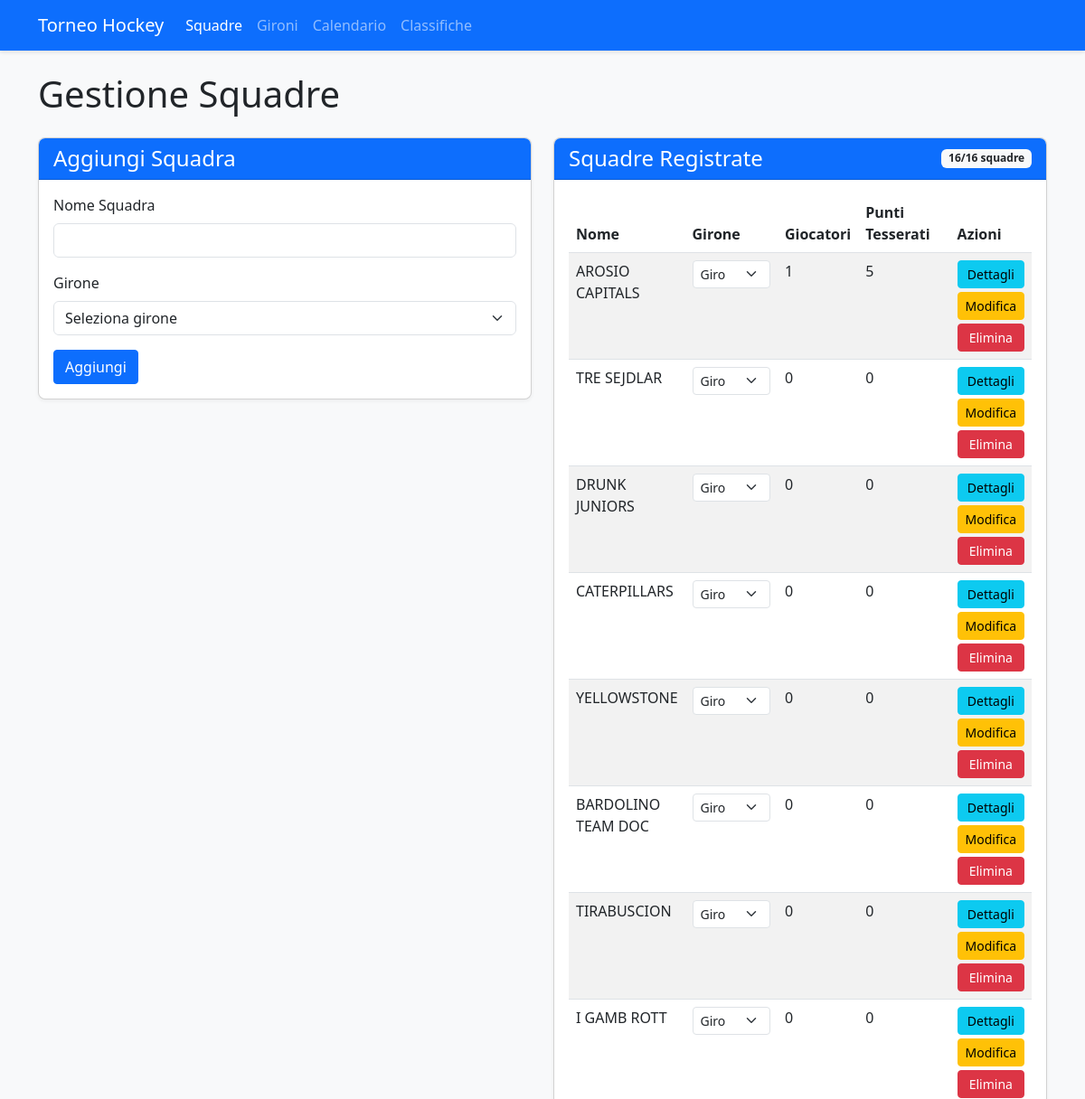
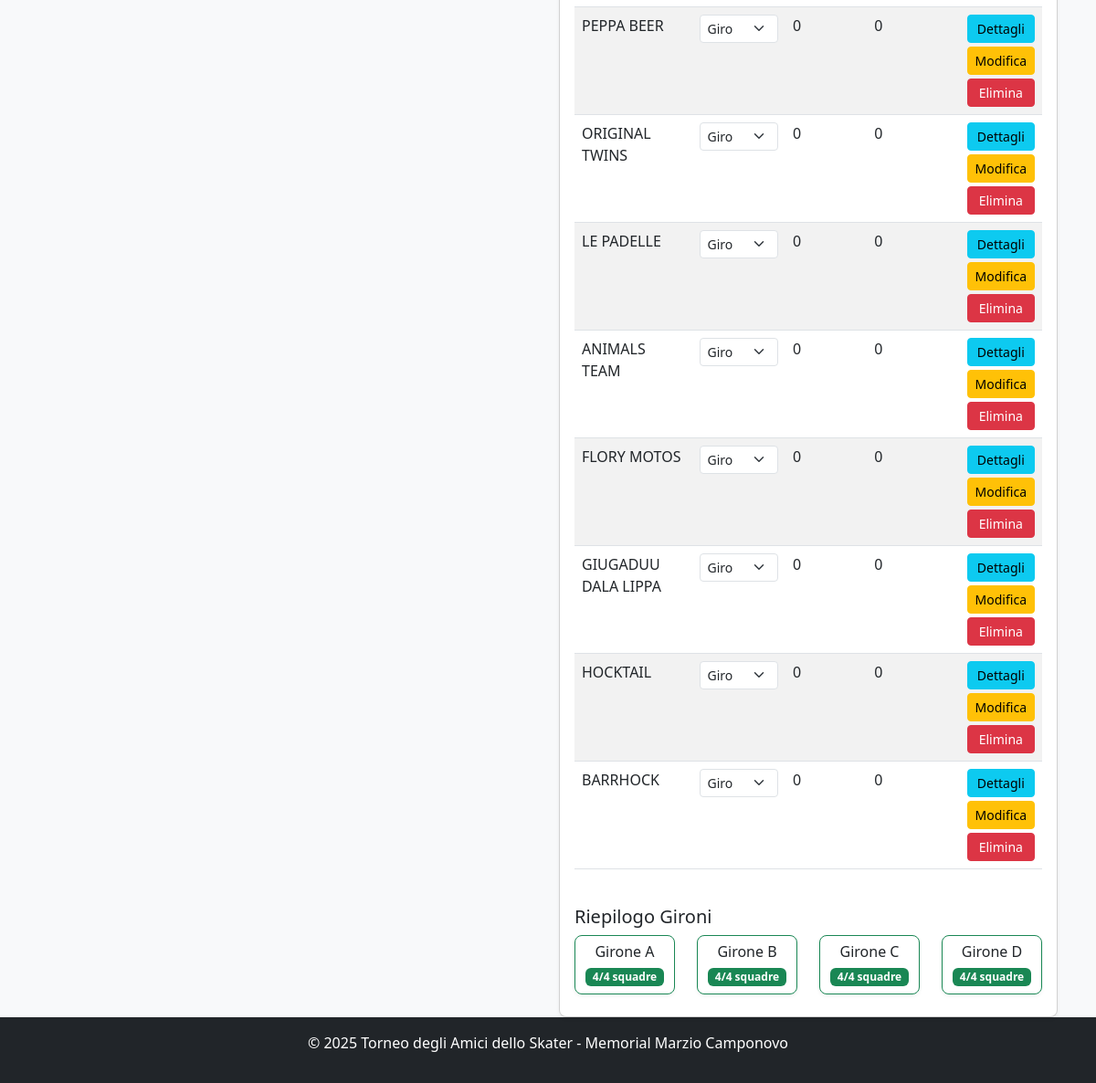
The app's page /teams, older data (2 pictures, top to bottom).
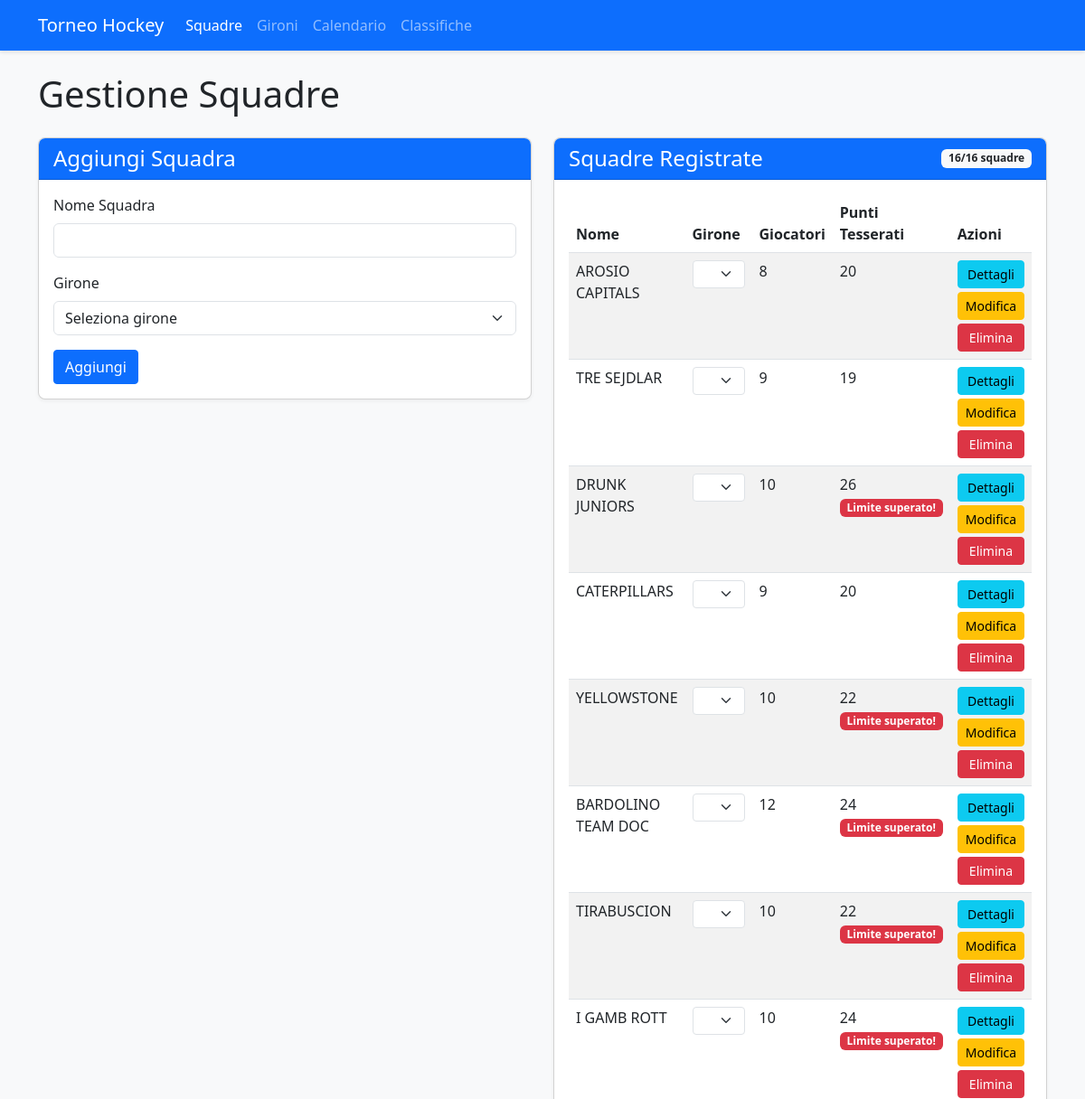
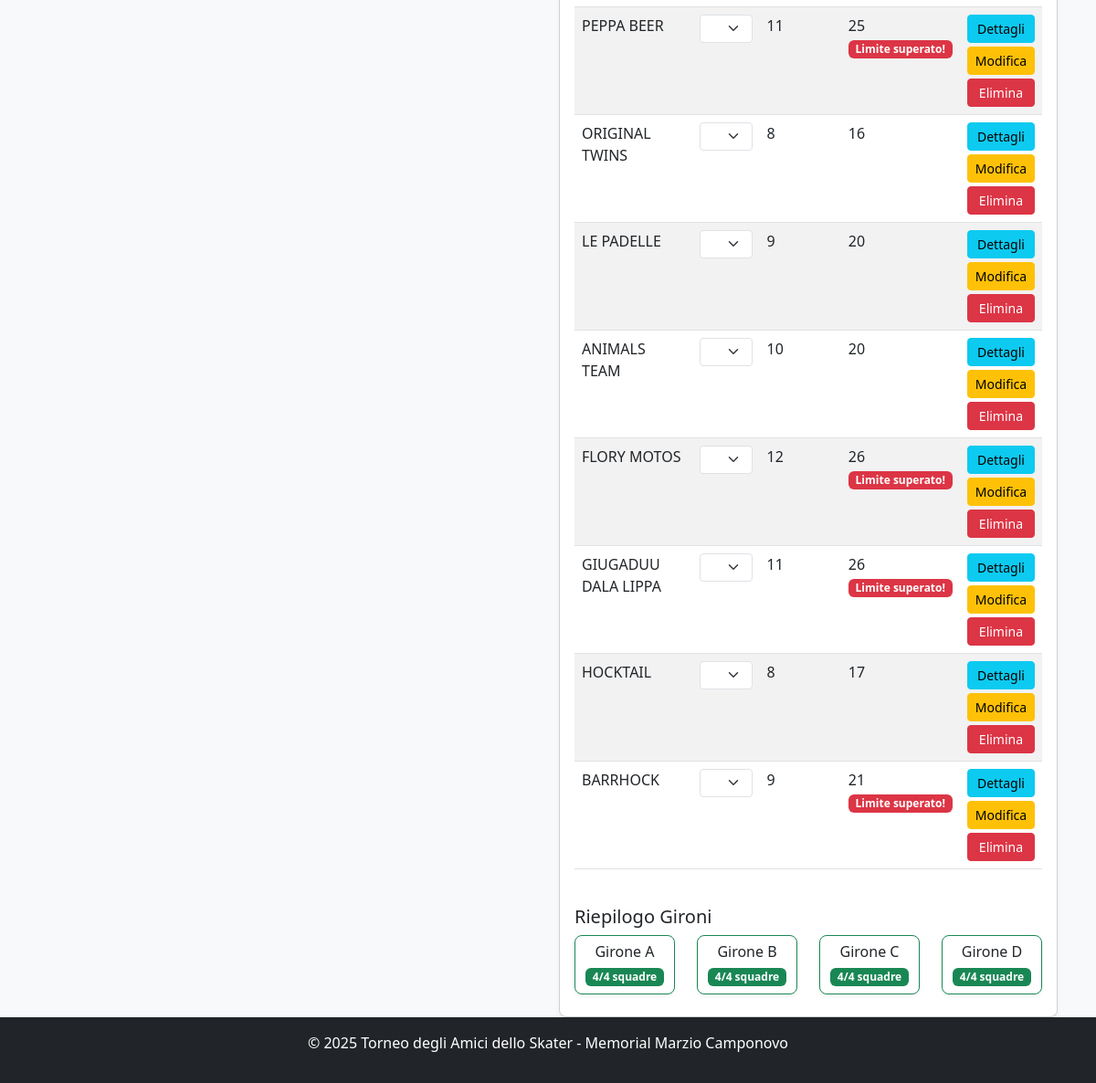
The same page, newer data (2 pictures, top to bottom).
### app.py (models this page shows, shortened)
class Team(db.Model):
    id = db.Column(db.Integer, primary_key=True)
    name = db.Column(db.String(100), nullable=False, unique=True)
    group = db.Column(db.String(1))  # A, B, C, or D
    players = db.relationship('Player', backref='team', lazy=True)
    matches = db.relationship(
        'Match',
        primaryjoin="or_(Team.id == Match.team1_id, Team.id == Match.team2_id)",
        lazy=True,
        overlaps="team1,team2"
    )
    wins = db.Column(db.Integer, default=0)
    losses = db.Column(db.Integer, default=0)
    draws = db.Column(db.Integer, default=0)
    goals_for = db.Column(db.Integer, default=0)
    goals_against = db.Column(db.Integer, default=0)
    points = db.Column(db.Integer, default=0)
    @property
    def player_points_total(self):
        return sum(player.registration_points for player in self.players)

class Player(db.Model):
    id = db.Column(db.Integer, primary_key=True)
    name = db.Column(db.String(100), nullable=False)
    team_id = db.Column(db.Integer, db.ForeignKey('team.id'), nullable=False)
    is_registered = db.Column(db.Boolean, default=False)
    category = db.Column(db.String(20))  # LNA/LNB, 1a Lega, 2a Lega, Non tesserato
    goals = db.Column(db.Integer, default=0)
    assists = db.Column(db.Integer, default=0)
    penalties = db.Column(db.Integer, default=0)
    @property
    def registration_points(self):
        if not self.is_registered:
            return 2  # Non tesserato
        points_map = {
            'LNA/LNB': 5,
            '1a Lega': 3,
            '2a Lega': 2
        }
        return points_map.get(self.category, 2)

### app.py (the view)
@app.route('/teams')
def teams():
    teams = Team.query.all()
    team_count = Team.query.count()
    max_teams = 16
    return render_template('teams.html', teams=teams, team_count=team_count, max_teams=max_teams)

### app.py (called while the page is built)
def format_tournament_dates():
    dates = get_tournament_dates()
    formatted = {}
    for key, date_obj in dates.items():
        formatted[key] = {
            'date': date_obj,
            'formatted': date_obj.strftime('%d/%m/%Y'),
            'day_name': date_obj.strftime('%A'),
            'day_name_it': {
                'Monday': 'Lunedì',
                'Tuesday': 'Martedì',
                'Wednesday': 'Mercoledì',
                'Thursday': 'Giovedì',
                'Friday': 'Venerdì',
                'Saturday': 'Sabato',
                'Sunday': 'Domenica'
            }.get(date_obj.strftime('%A'), date_obj.strftime('%A'))
        }
    return formatted

@app.context_processor
def inject_tournament_dates():
    try:
        formatted_dates = format_tournament_dates()
        return {'tournament_dates': formatted_dates}
    except Exception as e:
        current_year = datetime.now().year
        return {
            'tournament_dates': {
                'qualification_day1': {
                    'date': datetime(current_year, 7, 13).date(),
                    'formatted': f'13/07/{current_year}',
                    'day_name_it': 'Sabato'
                },
                'qualification_day2': {
                    'date': datetime(current_year, 7, 14).date(),
                    'formatted': f'14/07/{current_year}',
                    'day_name_it': 'Domenica'
                }
            }
        }

### templates/teams.html (shortened to what this page needs)
<!DOCTYPE html>
<html lang="it">
<head>
    <link rel="stylesheet" href="https://cdn.jsdelivr.net/npm/bootstrap@5.3.0/dist/css/bootstrap.min.css">
    <link rel="stylesheet" href="{{ url_for('static', filename='style.css') }}">
</head>
<body class="d-flex flex-column min-vh-100">
    <nav class="navbar navbar-expand-lg navbar-dark bg-primary">
        <div class="container">
            <a class="navbar-brand" href="{{ url_for('index') }}">Torneo Hockey</a>
            <div class="collapse navbar-collapse" id="navbarNav">
                <ul class="navbar-nav">
                    <li class="nav-item">
                        <a class="nav-link active" href="{{ url_for('teams') }}">Squadre</a>
                    </li>
                    <li class="nav-item">
                        <a class="nav-link" href="{{ url_for('groups') }}">Gironi</a>
                    </li>
                    <li class="nav-item">
                        <a class="nav-link" href="{{ url_for('schedule') }}">Calendario</a>
                    </li>
                    <li class="nav-item">
                        <a class="nav-link" href="{{ url_for('standings') }}">Classifiche</a>
                    </li>
                </ul>
            </div>
        </div>
    </nav>
    <div class="container mt-4">
        <h1>Gestione Squadre</h1>
        <div class="row mt-4">
            <div class="col-md-6">
                <div class="card">
                    <div class="card-header bg-primary text-white">
                        <h4 class="mb-0">Aggiungi Squadra</h4>
                    </div>
                    <div class="card-body">
                        <form method="post" action="{{ url_for('add_team') }}">
                            <div class="mb-3">
                                <label for="team_name" class="form-label">Nome Squadra</label>
                                <input type="text" class="form-control" id="team_name" name="team_name" required>
                            </div>
                            <div class="mb-3">
                                <label for="group" class="form-label">Girone</label>
                                <select class="form-select" id="group" name="group">
                                    <option value="">Seleziona girone</option>
                                </select>
                            </div>
                            <button type="submit" class="btn btn-primary">Aggiungi</button>
                        </form>
                    </div>
                </div>
            </div>
            <div class="col-md-6">
                <div class="card">
                    <div class="card-header bg-primary text-white d-flex justify-content-between align-items-center">
                        <h4 class="mb-0">Squadre Registrate</h4>
                        <span class="badge bg-light text-dark">
                            {{ team_count }}/{{ max_teams }} squadre
                        </span>
                    </div>
                    <div class="card-body">
                        {% if teams %}
                            <div class="table-responsive">
                                <table class="table table-striped">
                                    <thead>
                                        <tr>
                                            <th>Nome</th>
                                            <th width="140">Girone</th>
                                            <th width="80">Giocatori</th>
                                            <th width="120">Punti Tesserati</th>
                                            <th>Azioni</th>
                                        </tr>
                                    </thead>
                                    <tbody>
                                        {% for team in teams %}
                                            <tr>
                                                <td>{{ team.name }}</td>
                                                <td>
                                                    <form method="post" action="{{ url_for('update_team_group', team_id=team.id) }}" class="d-inline">
                                                        <div class="input-group input-group-sm">
                                                            <select class="form-select form-select-sm girone-select" name="group" onchange="this.form.submit()">
                                                                <option value="A" {% if team.group == 'A' %}selected{% endif %}>Girone A</option>
                                                                <option value="B" {% if team.group == 'B' %}selected{% endif %}>Girone B</option>
                                                                <option value="C" {% if team.group == 'C' %}selected{% endif %}>Girone C</option>
                                                                <option value="D" {% if team.group == 'D' %}selected{% endif %}>Girone D</option>
                                                            </select>
                                                        </div>
                                                    </form>
                                                </td>
                                                <td>{{ team.players|length }}</td>
                                                <td>
                                                    {{ team.player_points_total }}
                                                    {% if team.player_points_total > 20 %}
                                                        <span class="badge bg-danger">Limite superato!</span>
                                                    {% endif %}
                                                </td>
                                                <td>
                                                    <div class="d-grid gap-1">
                                                        <a href="{{ url_for('team_detail', team_id=team.id) }}" class="btn btn-sm btn-info">Dettagli</a>
                                                        <a href="{{ url_for('edit_team', team_id=team.id) }}" class="btn btn-sm btn-warning">Modifica</a>
                                                        <button type="button" class="btn btn-sm btn-danger" onclick="deleteTeam('{{ team.id }}', '{{ team.name }}')">Elimina</button>
                                                    </div>
                                                </td>
                                            </tr>
                                        {% endfor %}
                                    </tbody>
                                </table>
                            </div>
                            <div class="mt-4">
                                <h5>Riepilogo Gironi</h5>
                                <div class="row">
                                    {% for group in ['A', 'B', 'C', 'D'] %}
                                        {% set group_teams = teams | selectattr("group", "equalto", group) | list %}
                                        <div class="col-md-3 mb-2">
                                            <div class="card {% if group_teams|length == 4 %}border-success{% elif group_teams|length > 4 %}border-danger{% else %}border-warning{% endif %}">
                                                <div class="card-body text-center p-2">
                                                    <h6 class="card-title mb-1">Girone {{ group }}</h6>
                                                    <span class="badge {% if group_teams|length == 4 %}bg-success{% elif group_teams|length > 4 %}bg-danger{% else %}bg-warning{% endif %}">
                                                        {{ group_teams|length }}/4 squadre
                                                    </span>
                                                </div>
                                            </div>
                                        </div>
                                    {% endfor %}
                                </div>
                            </div>
                        {% else %}
                            <p>Nessuna squadra registrata.</p>
                        {% endif %}
                    </div>
                </div>
            </div>
        </div>
    </div>
    <footer class="bg-dark text-white py-3 mt-auto">
        <div class="container text-center">
            <p>© 2025 Torneo degli Amici dello Skater - Memorial Marzio Camponovo</p>
        </div>
    </footer>
</body>
</html>

### static/style.css (style rules this page uses)
body { font-family: "Segoe UI", Tahoma, Geneva, Verdana, sans-serif; background-color: #f8f9fa; }
.navbar { box-shadow: 0 2px 4px rgba(0, 0, 0, 0.1); }
.card { box-shadow: 0 2px 4px rgba(0, 0, 0, 0.05); border-radius: 8px; overflow: hidden; }
.card-header { font-weight: 600; }
.table th { font-weight: 600; }
.btn { border-radius: 4px; }
footer { margin-top: 2rem; }

Row changes from the older to the newer data that the page shows:
changed Team "AROSIO CAPITALS": players|length "1" → "8"; player_points_total "5" → "20"
changed Team "TRE SEJDLAR": players|length "0" → "9"; player_points_total "0" → "19"
changed Team "DRUNK JUNIORS": players|length "0" → "10"; player_points_total "0" → "26"; now shows "Limite superato!"
changed Team "CATERPILLARS": players|length "0" → "9"; player_points_total "0" → "20"
changed Team "YELLOWSTONE": players|length "0" → "10"; player_points_total "0" → "22"; now shows "Limite superato!"
changed Team "BARDOLINO TEAM DOC": players|length "0" → "12"; player_points_total "0" → "24"; now shows "Limite superato!"
changed Team "TIRABUSCION": players|length "0" → "10"; player_points_total "0" → "22"; now shows "Limite superato!"
changed Team "I GAMB ROTT": players|length "0" → "10"; player_points_total "0" → "24"; now shows "Limite superato!"
changed Team "PEPPA BEER": players|length "0" → "11"; player_points_total "0" → "25"; now shows "Limite superato!"
changed Team "ORIGINAL TWINS": players|length "0" → "8"; player_points_total "0" → "16"
changed Team "LE PADELLE": players|length "0" → "9"; player_points_total "0" → "20"
changed Team "ANIMALS TEAM": players|length "0" → "10"; player_points_total "0" → "20"
changed Team "FLORY MOTOS": players|length "0" → "12"; player_points_total "0" → "26"; now shows "Limite superato!"
changed Team "GIUGADUU DALA LIPPA": players|length "0" → "11"; player_points_total "0" → "26"; now shows "Limite superato!"
changed Team "HOCKTAIL": players|length "0" → "8"; player_points_total "0" → "17"
changed Team "BARRHOCK": players|length "0" → "9"; player_points_total "0" → "21"; now shows "Limite superato!"
